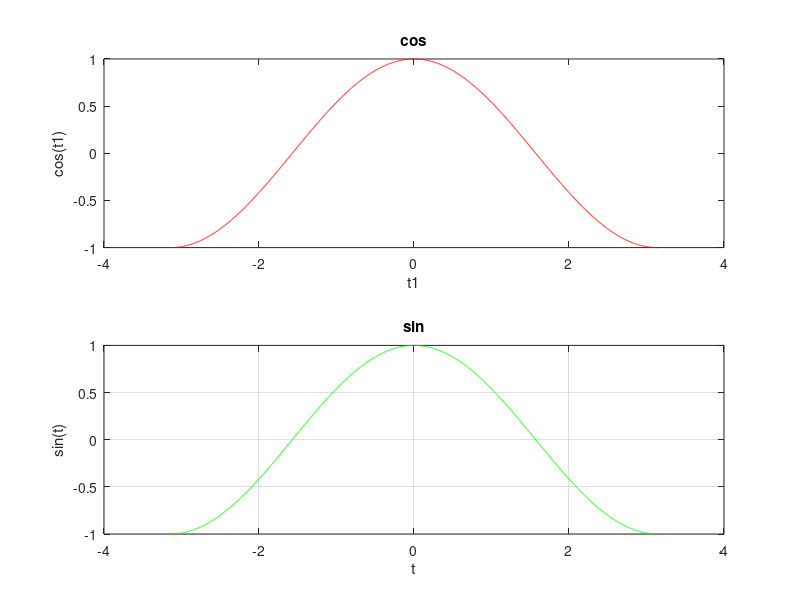

This chart was generated by the following MATLAB code:


t1 = -pi:.001:pi;
y1 = cos(t1);
subplot (2,1,1);
plot(t1,y1,'r');
xlabel('t1');
ylabel ('cos(t1)');
title('cos');


t = -pi:.001:pi;
y = cos(t);
subplot (2,1,2);
plot(t,y,'g');
xlabel('t');
ylabel ('sin(t)');
title('sin');
grid on;
